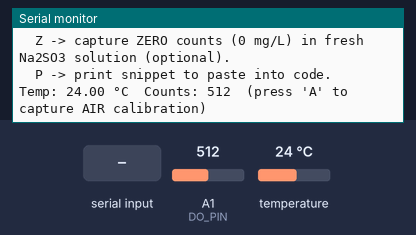
Simulated run of this sketch. Board: Arduino Uno, built with avr-gcc and run on an emulated ATmega328P. On the bench: the last lines printed to the serial monitor. The test bench sets the inputs (shaded band); at power-on: temperature 24 °C, A1 (DO_PIN) = 512.

Above: at 1.2 s.
1.3 s: "A" received over Serial
At 2.7 s:
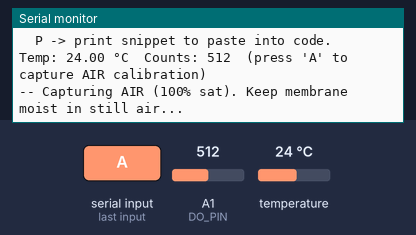
6.7 s: "Z" received over Serial
At 7.3 s:
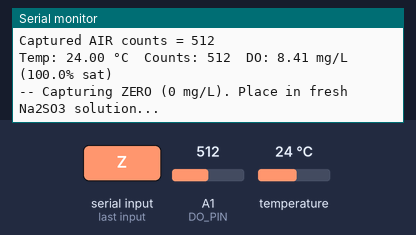
12.0 s: "P" received over Serial
At 12.8 s:
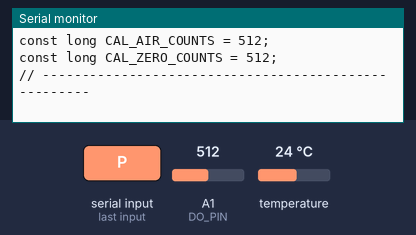
13.6 s: temperature set to 12 °C
At 15.0 s:
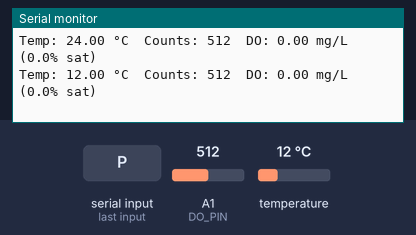
15.1 s: A1 (DO_PIN) set to 716
At 16.5 s:
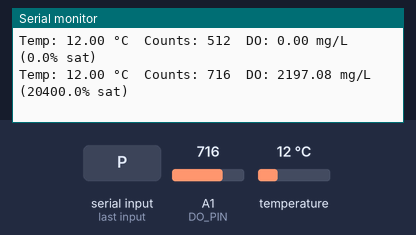
16.6 s: temperature set to 19 °C
At 18.8 s:
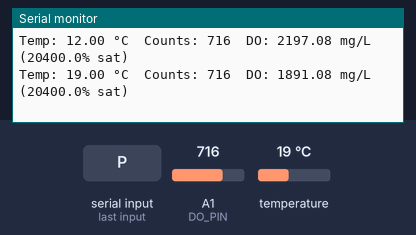
Timing chart, 0 to 19.1 s (numbered marks = the images above; inputs shaded):
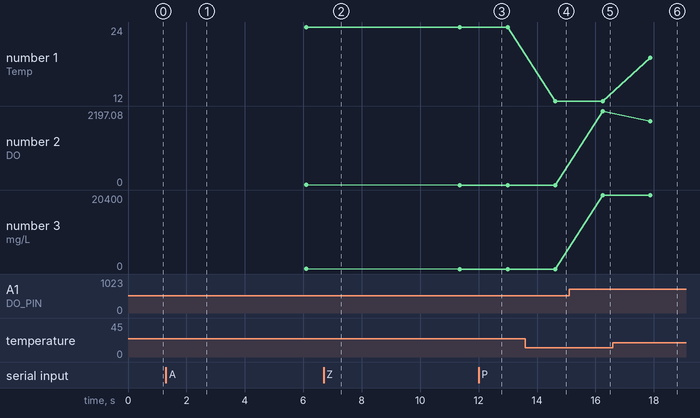

The sketch:

do_calibration.ino
```cpp
/* DFRobot Gravity DO (A1) + DS18B20 Water Temp Sensor
   UNO R4 WiFi friendly (sets 14-bit ADC if available)
   Serial commands:
     A -> capture AIR (100% sat) counts
     Z -> capture ZERO (0 mg/L) counts (optional)
     P -> print snippet to paste into code
*/

#include <Arduino.h>
#include <OneWire.h>
#include <DallasTemperature.h>

// ----- USER CONFIG -----
#define DO_PIN      A1        // DFRobot DO analog pin
#define TEMP_PIN    2         // DS18B20 data pin (change as needed)
#define BAUDRATE    115200
// -----------------------

OneWire oneWire(TEMP_PIN);
DallasTemperature sensors(&oneWire);

// DFRobot's DO Table (oxygen solubility in water, [0..40 °C]) in µg/L
const uint16_t DO_Table[41] = {
  14460,14220,13820,13440,13090,12740,12420,12110,11810,11530,
  11260,11010,10770,10530,10300,10080,9860,9660,9460,9270,
  9080,8900,8730,8570,8410,8250,8110,7960,7820,7690,
  7560,7430,7300,7180,7070,6950,6840,6730,6630,6530,6410
};

// Global calibration values
long CAL_AIR_COUNTS = 0;
long CAL_ZERO_COUNTS = 0;

// Function to get DO saturation from table
float getDOSaturation_ugL(float tC) {
  int t = round(tC);
  if (t < 0) t = 0;
  if (t > 40) t = 40;
  return (float)DO_Table[t];
}

long readCountsAvg(uint16_t samples = 100, uint8_t delayMs = 5) {
  long sum = 0;
  for (uint16_t i = 0; i < samples; i++) {
    sum += analogRead(DO_PIN);
    delay(delayMs);
  }
  return sum / (long)samples;
}

void printHelp() {
  Serial.println(F("\nCommands:"));
  Serial.println(F("  A -> capture AIR counts (100% sat). Keep membrane moist in still air for 2-3 min then press A."));
  Serial.println(F("  Z -> capture ZERO counts (0 mg/L) in fresh Na2SO3 solution (optional)."));
  Serial.println(F("  P -> print snippet to paste into code."));
  Serial.println();
}

void setup() {
  Serial.begin(BAUDRATE);
  while (!Serial && millis() < 2000) {}
  sensors.begin();

  #if defined(ARDUINO_ARCH_RENESAS) || defined(ARDUINO_ARCH_SAMD) || defined(ARDUINO_ARCH_ESP32)
    analogReadResolution(14); // UNO R4 WiFi uses 14-bit ADC (0..16383)
  #endif

  pinMode(DO_PIN, INPUT);
  Serial.println(F("\n=== DFRobot DO sensor calibration (A1) + DS18B20 (pin 4) ==="));
  printHelp();
}

void loop() {
  if (Serial.available()) {
    char c = Serial.read();
    if (c == 'A' || c == 'a') {
      Serial.println(F("\n-- Capturing AIR (100% sat). Keep membrane moist in still air..."));
      delay(2000);
      CAL_AIR_COUNTS = readCountsAvg(200, 8);
      Serial.print(F("Captured AIR counts = ")); Serial.println(CAL_AIR_COUNTS);
    } else if (c == 'Z' || c == 'z') {
      Serial.println(F("\n-- Capturing ZERO (0 mg/L). Place in fresh Na2SO3 solution..."));
      delay(2000);
      CAL_ZERO_COUNTS = readCountsAvg(200, 8);
      Serial.print(F("Captured ZERO counts = ")); Serial.println(CAL_ZERO_COUNTS);
    } else if (c == 'P' || c == 'p') {
      Serial.println(F("\n// ---- Paste these into the top of your main sketch ----"));
      Serial.print(F("const long CAL_AIR_COUNTS = ")); Serial.print(CAL_AIR_COUNTS); Serial.println(F(";"));
      Serial.print(F("const long CAL_ZERO_COUNTS = ")); Serial.print(CAL_ZERO_COUNTS); Serial.println(F(";"));
      Serial.println(F("// -----------------------------------------------------\n"));
    } else {
      printHelp();
    }
  }

  // Read water temperature
  sensors.requestTemperatures();
  float tC = sensors.getTempCByIndex(0);
  if (tC == DEVICE_DISCONNECTED_C) {
    Serial.println(F("Warning: DS18B20 read failed. Check wiring."));
    delay(1200);
    return;
  }

  // Read DO analog counts (averaged)
  long counts = readCountsAvg(10, 6);

  // Compute DO mg/L only if AIR calibration available
  float DO_mgL = NAN;
  float percentSat = NAN;
  if (CAL_AIR_COUNTS > 0) {
    long zero = CAL_ZERO_COUNTS;
    long span = CAL_AIR_COUNTS - zero;
    if (span <= 0) span = 1;
    float sat_mgL = getDOSaturation_ugL(tC) / 1000.0;
    float delta = (float)(counts - zero);
    if (delta < 0) delta = 0;
    DO_mgL = delta * sat_mgL / (float)span;
    percentSat = (DO_mgL / sat_mgL) * 100.0;
  }

  // Print results
  Serial.print(F("Temp: ")); Serial.print(tC, 2); Serial.print(F(" °C  "));
  Serial.print(F("Counts: ")); Serial.print(counts);
  if (CAL_AIR_COUNTS > 0) {
    Serial.print(F("  DO: ")); Serial.print(DO_mgL, 2); Serial.print(F(" mg/L"));
    Serial.print(F("  (")); Serial.print(percentSat, 1); Serial.println(F("% sat)"));
  } else {
    Serial.println(F("  (press 'A' to capture AIR calibration)"));
  }

  delay(800);
}
```

Measured:
- after the input at 1.3 s, the serial monitor: prints a new line after 0.36 s (image 1)
- after the input at 6.7 s, the serial monitor: prints a new line after 0.21 s (image 2)
- after the input at 12.0 s, the serial monitor: prints a new line after 0.16 s (image 3)
- after the input at 13.6 s, the serial monitor: prints a new line after 1.0 s (image 4)
- after the input at 15.1 s, the serial monitor: prints a new line after 1.2 s (image 5)
- after the input at 16.6 s, the serial monitor: prints a new line after 1.3 s (image 6)
- plotted number 1: 24 → 12 after the input at 13.6 s, 12 → 19 after the input at 16.6 s
- plotted number 2: 8.41 → 0 after the input at 6.7 s, 0 → 2197.08 after the input at 15.1 s, 2197.08 → 1891.08 after the input at 16.6 s
